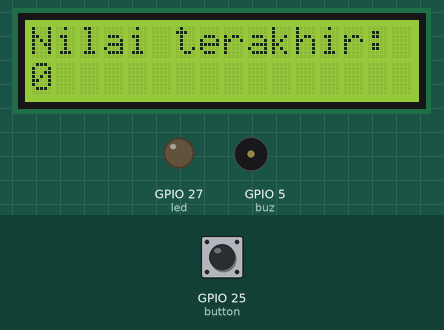
Recording of a sketch running on a simulated ESP32. Parts: 16×2 character LCD, output pins drawn as LEDs (lit = HIGH), buzzer (waves = sounding, pin HIGH). The inputs (shaded band) are chosen by the test bench; at power-on: GPIO 25 (button) HIGH.

Above: at 1.2 s.
1.3 s: GPIO 25 (button) pulled LOW for 0.15 s
At 2.3 s:
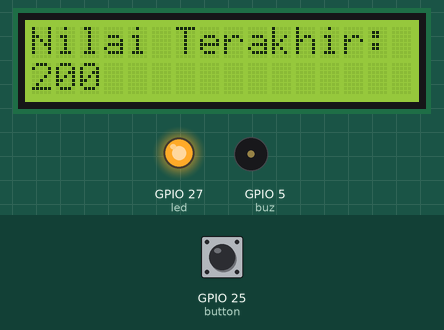
Timing chart, 0 to 4.3 s (numbered marks = the images above; inputs shaded):
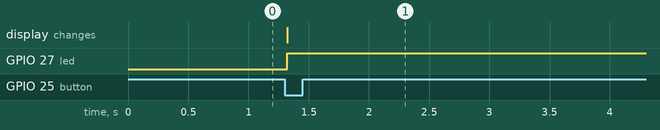

The sketch:

LCD_But_Buz_LED_Pot.ino
```cpp
/*
Jika nilai potensiometer > 300 BUZZER nyala, LED mati
Jika nilai Potensiometer < 300 BUZZER mati, LED nyala
*/
#include <Wire.h>
#include <LiquidCrystal_I2C.h>

LiquidCrystal_I2C lcd(0x27, 16, 2);

const int pot = 33;
const int button = 25;
int potValue = 0;
bool lastButtonState = HIGH; // Status button sebelumnya (default HIGH karena pull-up)
bool buttonPressed = false; // Menyimpan apakah button telah ditekan
int buz = 5;
int led = 27;

void setup() {
  pinMode (button, INPUT);
  pinMode (buz, OUTPUT);
  pinMode(led, OUTPUT);
  digitalWrite(buz, LOW);
  lcd.init();
  lcd.backlight();
  lcd.setCursor(0, 0); //kolomxbaris
  lcd.print("Nilai terakhir: ");
  lcd.setCursor(0, 1);
  lcd.print(potValue);
}

void loop() {
  bool currentButtonState = digitalRead(button);  // Membaca status button saat ini

  // Hanya mendeteksi ketika button ditekan (transisi dari HIGH ke LOW)
  if (lastButtonState == HIGH && currentButtonState == LOW) {
    buttonPressed = true;  // Button telah ditekan
  }

  // Jika buttonPressed true, baca nilai potensiometer dan tampilkan
  if (buttonPressed) {
    potValue = analogRead(pot);  // Membaca nilai potensiometer
    potValue = map(potValue, 0, 1023, 0, 100);  // Mengubah rentang nilai menjadi 0-100
    lcd.clear();  // Menghapus layar
    lcd.setCursor(0, 0);
    lcd.print("Nilai Terakhir:");
    lcd.setCursor(0, 1);
    lcd.print(potValue);  // Menampilkan nilai terbaru
    buttonPressed = false;  // Reset flag setelah nilai diperbarui

  if(potValue > 300){
    digitalWrite(buz, HIGH);
    digitalWrite(led, LOW);
  }
  else {
    digitalWrite(buz, LOW);
    digitalWrite(led, HIGH);
  }


  }

  lastButtonState = currentButtonState;  // Simpan status button sebelumnya
}
```

Measured:
- after the input at 1.3 s, GPIO 27 (led): LOW → HIGH at once; the display: changes at once (image 1)
